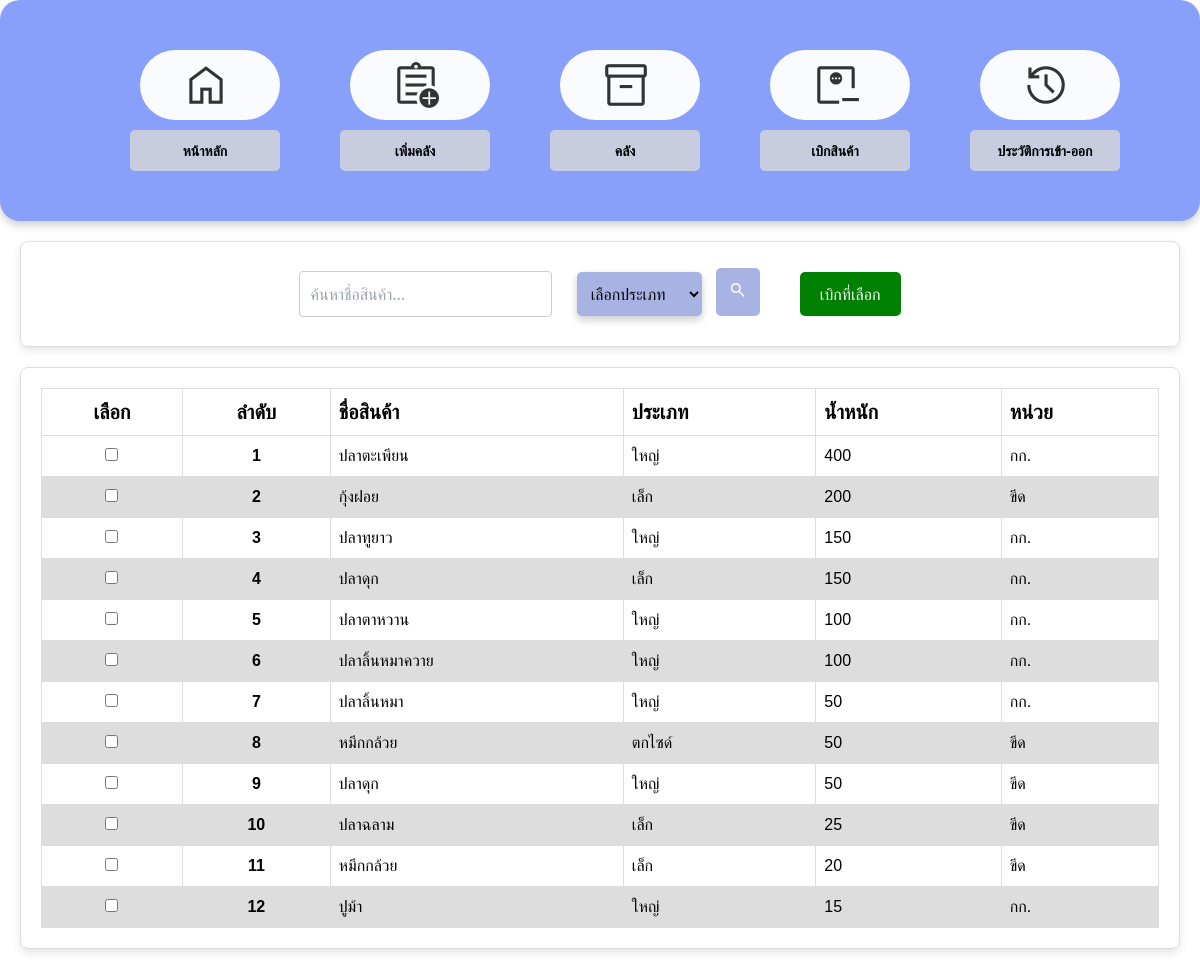
/projectfish/minus.php, run on the app's committed database.
### tables this page shows
CREATE TABLE `inventory` (
  `id` int(11) NOT NULL,
  `product_name` varchar(255) DEFAULT NULL,
  `action` enum('เข้า','ออก') NOT NULL,
  `type` varchar(255) DEFAULT NULL,
  `weight` int(11) DEFAULT NULL,
  `unit` varchar(255) DEFAULT NULL,
  `price` int(11) DEFAULT NULL,
  `weight_out` decimal(10,2) DEFAULT NULL,
  `status` enum('เข้าคลัง','ออก') NOT NULL,
  `date_time` timestamp NOT NULL DEFAULT current_timestamp()
);

### projectfish/minus.php (the view, shortened to what this page needs)
<!DOCTYPE html>
<html lang="th">
<head>
    <link href="minus.css" rel="stylesheet" type="text/css" />
    <link href="dropdown_inventory.css" rel="stylesheet" type="text/css" />
    <link href="table_inv.css" rel="stylesheet" type="text/css" />
    <script src="https://cdn.tailwindcss.com"></script>
    <link rel="stylesheet" href="https://cdnjs.cloudflare.com/ajax/libs/font-awesome/6.0.0-beta3/css/all.min.css" />
    <link rel="stylesheet" href="https://cdnjs.cloudflare.com/ajax/libs/font-awesome/4.7.0/css/font-awesome.min.css">
</head>
<body>
    <div class="main-container">
        <div class="button-container">
            <div>
                <button class="btn glass"><a href="index.php">
                        <i class="material-symbols-outlined icon-large mr-2">home</i>
                    </a></button>
                <div class="la"><b>หน้าหลัก</b></div>
            </div>
            <div>
                <button class="btn glass"><a href="add_inventory.php">
                        <i class="material-symbols-outlined icon-large mr-2">assignment_add</i>
                    </a></button>
                <div class="la"><b>เพิ่มคลัง</b></div>
            </div>
            <div>
                <button class="btn glass"><a href="inventory.php">
                        <i class="material-symbols-outlined icon-large mr-2">inventory_2</i>
                    </a></button>
                <div class="la"><b>คลัง</b></div>
            </div>
            <div>
                <button class="btn glass"><a href="minus.php">
                        <i class="material-symbols-outlined icon-large mr-2">monitor_weight_loss</i>
                    </a></button>
                <div class="la"><b>เบิกสินค้า</b></div>
            </div>
            <div>
                <button class="btn glass"><a href="history.php">
                        <i class="material-symbols-outlined icon-large mr-2">history</i>
                    </a></button>
                <div class="la2"><b>ประวัติการเข้า-ออก</b></div>
            </div>
        </div>
    </div>
    <?php
$servername = "localhost";
$username = "root";
$password = "";
$dbname = "inventory_db";
$conn = new mysqli($servername, $username, $password, $dbname);
$search_query = isset($_GET['search']) ? $_GET['search'] : '';
$sql = "SELECT * FROM inventory WHERE 1=1";
$sql .= " AND weight > 0";
$sql .= " ORDER BY weight DESC";
$result = $conn->query($sql);
?>
        <div class="column1">
        <div class="wrapper">
        <div class="search-box">
            <form action="" method="GET">
                <input type="text" name="search" class="search-input" placeholder="ค้นหาชื่อสินค้า..." value="<?php echo htmlspecialchars($search_query); ?>">
                <select name="type" class="search-select">
                    <option value="">เลือกประเภท</option>
                </select>
                <button type="submit" class="search-button">
                    <i class="material-symbols-outlined icon-large1">search</i>
                </button>
            </form>
        </div>
        <form id="deduction-form" action="show_deduction_form.php" method="POST">
        <button type="submit" class="deletedata-button">เบิกที่เลือก</button>
    </div>
        <div class="wrapper">
            <table class="table">
                <thead>
                    <tr style="font-size:20px;">
                        <th><center>เลือก</center></th>
                        <th><center>ลำดับ</center></th>
                        <th>ชื่อสินค้า</th>
                        <th>ประเภท</th>
                        <th>น้ำหนัก</th>
                        <th>หน่วย</th>
                    </tr>
                </thead>
                <tbody>
                    <?php
                    if ($result->num_rows > 0) {
                        $row_number = 1;
                        while ($row = $result->fetch_assoc()) {
                            echo "<tr>";
                            echo "<td><center><input type='checkbox' name='selected_ids[]' value='" . $row['id'] . "'></center></td>";
                            echo "<th style='text-align: center;'>" . $row_number . "</th>";
                            echo "<td>" . $row['product_name'] . "</td>";
                            echo "<td>" . $row['type'] . "</td>";
                            echo "<td>" . $row['weight'] . "</td>";
                            echo "<td>" . $row['unit'] . "</td>";
                            echo "</tr>";
                            $row_number++;
                        }
                    } else {
                        echo "<tr><td colspan='7' style='text-align: center;'>ไม่มีข้อมูล</td></tr>";
                    }
                    ?>
                </tbody>
            </table>
        </div>
        </div>
</body>
</html>

### projectfish/minus.css (style rules this page uses)
.main-container { display: flex; align-items: center; justify-content: center; width: auto; padding: 50px; border-radius: 20px; box-shadow: 0 4px 8px rgba(0, 0, 0, 0.2); background-color: #89a0fa; background-size: cover; background-position: center; background-repeat: no-repeat; }
.button-container { display: flex; flex-wrap: wrap-reverse; justify-content: center; gap: 10px; }
.btn { display: flex; align-items: center; justify-content: center; width: 140px; padding: 10px; border: none; border-radius: 50px; background-color: rgba(255, 255, 255, 0.955); color: #333; cursor: pointer; text-align: center; text-decoration: none; transition: background-color 0.3s ease; margin-left: 60px; }
.btn a { text-decoration: none; color: inherit; display: flex; align-items: center; justify-content: center; }
.la, .la2 { margin-top: 10px; margin-left: 50px; font-size: 14px; background-color: #d7d7d7cb; color: #000000; border: none; padding: 10px; border-radius: 5px; text-align: center; }
.wrapper { display: flex; align-items: center; justify-content: space-between; padding: 20px; margin: 20px; border: 1px solid #ddd; border-radius: 8px; box-shadow: 0 4px 8px rgba(0, 0, 0, 0.1); }
.wrapper { display: flex; align-items: center; justify-content: center; }
.wrapper .search-box { margin-right: 20px; display: flex; align-items: center; }
.search-box { display: flex; align-items: center; }
.search-input { padding: 10px; border-radius: 4px; border: 1px solid #ccc; margin-right: 10px; }
.search-button { background-color: #A7B3E3; color: #fff; border: none; padding: 10px; border-radius: 5px; cursor: pointer; }
.search-select { box-shadow: 0 4px 8px rgba(0, 0, 0, 0.2); color: rgb(0, 0, 0); background-color: #A7B3E3; border-radius: 5px; margin: 10px; padding: 10px; padding-right: 20px; text-align: center; }

### projectfish/table_inv.css (style rules this page uses)
table { font-family: arial, sans-serif; border-collapse: collapse; width: 100%; }
td, th { border: 1px solid #dddddd; text-align: left; padding: 8px; }
tr:nth-child(even) { background-color: #dddddd; }

### projectfish/minus.php (style rules this page uses)
.icon-large { font-size: 50px; }
.icon-large1 { padding: 2px; font-size: 20px; }
.deletedata-button { margin-left: 20px; padding: 10px 20px; background-color: green; color: white; border: none; border-radius: 5px; cursor: pointer; }

### data on the page
inventory: product_name "ปลาตะเพียน", type "ใหญ่", weight "400", unit "กก."
inventory: product_name "กุ้งฝอย", type "เล็ก", weight "200", unit "ขีด"
inventory: product_name "ปลาทูยาว", type "ใหญ่", weight "150", unit "กก."
inventory: product_name "ปลาดุก", type "เล็ก", weight "150", unit "กก."
inventory: product_name "ปลาตาหวาน", type "ใหญ่", weight "100", unit "กก."
inventory: product_name "ปลาลิ้นหมาควาย", type "ใหญ่", weight "100", unit "กก."
inventory: product_name "ปลาลิ้นหมา", type "ใหญ่", weight "50", unit "กก."
inventory: product_name "หมึกกล้วย", type "ตกไซด์", weight "50", unit "ขีด"
inventory: product_name "ปลาดุก", type "ใหญ่", weight "50", unit "ขีด"
inventory: product_name "ปลาฉลาม", type "เล็ก", weight "25", unit "ขีด"
inventory: product_name "หมึกกล้วย", type "เล็ก", weight "20", unit "ขีด"
inventory: product_name "ปูม้า", type "ใหญ่", weight "15", unit "กก."
